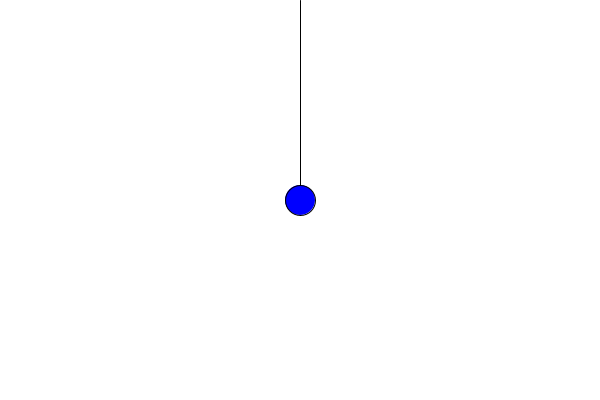
Frame 1 (no input)
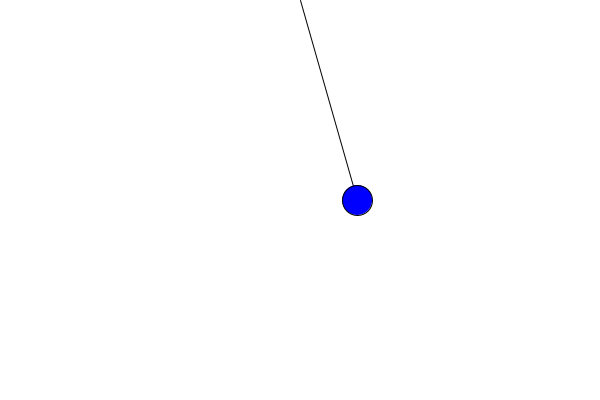
Frame 60 (the mouse pressed at the canvas centre just before this capture)
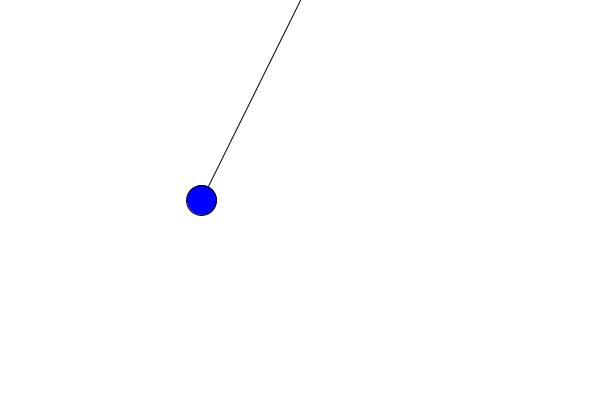
Frame 120 (the mouse held since frame 60 and released just before this capture)

The Processing sketch that drew these frames (run headless with seeded random() and noise(); from frame 60 on, the mouse is pressed at the canvas centre):

// Processing sketch: sketch_9_oscillation
// ── sketch_9_oscillation.pde
float theta = 0.0;
void setup() {
  size(600,400);
  smooth();
}
void draw() {
  background(255);
  // Get the result of the sine function
  // Scale so that values oscillate between 0 and width
  float x = (sin(theta) + 1) * width/2;
  // With each cycle, increment theta
  theta += 0.05;
  // Draw the ellipse at the value produced by sine
  fill(0,0,255);
  stroke(0);
  line(width/2,0,x,height/2);
  ellipse(x,height/2,30,30);
}
